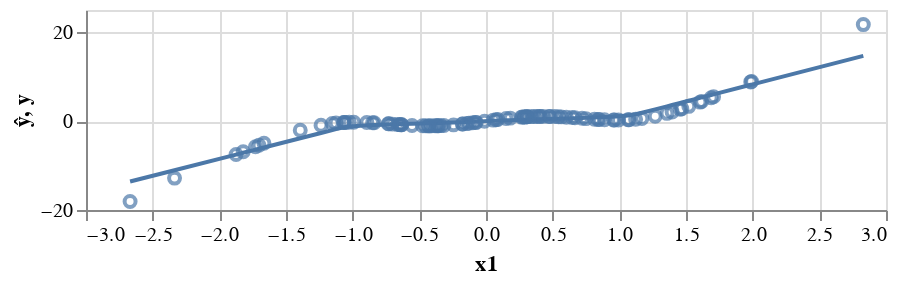

Write notebook code for a chart like this one.
### Code cell
preds = pd.DataFrame({'ŷ':my_model(x).detach().numpy()[:,0], 'y':y[:,0], 'x1':x[:,0]})
(alt.Chart(preds, height=100).mark_line().encode(x='x1', y='ŷ') + 
alt.Chart(preds).mark_point().encode(x='x1', y='y'))

### Figure 1 — Vega-Lite specification as saved in the notebook (floating-point values rounded to 4 significant figures)
{"$schema": "https://vega.github.io/schema/vega-lite/v3.4.0.json", "config": {"mark": {"tooltip": null}, "view": {"height": 300, "width": 400}}, "data": {"name": "data-3c794990c7c5c83db33c2a38e2c3e986"}, "datasets": {"data-3c794990c7c5c83db33c2a38e2c3e986": [{"x1": -0.1287, "y": -0.4944, "ŷ": -0.1775}, {"x1": -0.2436, "y": -0.8418, "ŷ": -0.3044}, {"x1": -1.125, "y": -0.4457, "ŷ": -1.808}, {"x1": -0.6639, "y": -0.7596, "ŷ": -0.6815}, {"x1": 0.08821, "y": 0.3463, "ŷ": 0.101}, {"x1": 1.122, "y": 0.4379, "ŷ": 1.544}, {"x1": -0.8503, "y": -0.3581, "ŷ": -0.8829}, {"x1": 1.707, "y": 5.49, "ŷ": 6.02}, {"x1": 0.07549, "y": 0.2978, "ŷ": 0.08654}, {"x1": -0.1743, "y": -0.6475, "ŷ": -0.2351}, {"x1": -1.393, "y": -2.052, "ŷ": -3.86}, {"x1": -0.9914, "y": -0.2405, "ŷ": -1.13}, {"x1": 1.457, "y": 2.65, "ŷ": 4.09}, {"x1": 0.4071, "y": 1.066, "ŷ": 0.4278}, {"x1": -0.3617, "y": -1.04, "ŷ": -0.4191}, {"x1": 0.544, "y": 0.9834, "ŷ": 0.5505}, {"x1": 1.396, "y": 2.073, "ŷ": 3.619}, {"x1": 0.5649, "y": 0.9522, "ŷ": 0.5693}, {"x1": -0.4308, "y": -1.068, "ŷ": -0.4791}, {"x1": -1.702, "y": -5.437, "ŷ": -6.223}, {"x1": 0.472, "y": 1.055, "ŷ": 0.486}, {"x1": -0.3702, "y": -1.047, "ŷ": -0.4266}, {"x1": 0.956, "y": 0.2431, "ŷ": 1.008}, {"x1": 1.689, "y": 5.272, "ŷ": 5.882}, {"x1": 0.3827, "y": 1.055, "ŷ": 0.4059}, {"x1": -1.065, "y": -0.308, "ŷ": -1.363}, {"x1": -1.053, "y": -0.2906, "ŷ": -1.31}, {"x1": 0.9938, "y": 0.2412, "ŷ": 1.073}, {"x1": 0.7495, "y": 0.5642, "ŷ": 0.733}, {"x1": 0.8887, "y": 0.3004, "ŷ": 0.9113}, {"x1": -0.4106, "y": -1.067, "ŷ": -0.4617}, {"x1": 0.288, "y": 0.9374, "ŷ": 0.3144}, {"x1": 0.8134, "y": 0.4265, "ŷ": 0.8082}, {"x1": 0.6674, "y": 0.752, "ŷ": 0.6612}, {"x1": 0.3101, "y": 0.9758, "ŷ": 0.3361}, {"x1": 0.2737, "y": 0.9094, "ŷ": 0.2993}, {"x1": 0.9642, "y": 0.2406, "ŷ": 1.022}, {"x1": 1.169, "y": 0.5994, "ŷ": 1.877}, {"x1": -0.1775, "y": -0.6575, "ŷ": -0.2391}, {"x1": -0.6475, "y": -0.7955, "ŷ": -0.6671}, {"x1": -0.3389, "y": -1.016, "ŷ": -0.3989}, {"x1": -1.237, "y": -0.9225, "ŷ": -2.669}, {"x1": -0.01115, "y": -0.0446, "ŷ": -0.01966}, {"x1": 0.6464, "y": 0.7979, "ŷ": 0.6424}, {"x1": -0.7015, "y": -0.6745, "ŷ": -0.7154}, {"x1": -0.4529, "y": -1.064, "ŷ": -0.4983}, {"x1": -1.152, "y": -0.536, "ŷ": -2.02}, {"x1": -1.821, "y": -6.882, "ŷ": -7.127}, {"x1": 1.357, "y": 1.746, "ŷ": 3.323}, {"x1": -0.07332, "y": -0.2895, "ŷ": -0.1031}, {"x1": -0.632, "y": -0.8282, "ŷ": -0.6537}, {"x1": 0.1507, "y": 0.5703, "ŷ": 0.1701}, {"x1": -0.3153, "y": -0.9837, "ŷ": -0.3762}, {"x1": -0.6334, "y": -0.8252, "ŷ": -0.6549}, {"x1": 1.605, "y": 4.275, "ŷ": 5.237}, {"x1": 1.073, "y": 0.3232, "ŷ": 1.292}, {"x1": 0.401, "y": 1.064, "ŷ": 0.4222}, {"x1": -0.09946, "y": -0.3884, "ŷ": -0.1382}, {"x1": 0.358, "y": 1.036, "ŷ": 0.3825}, {"x1": 1.992, "y": 8.899, "ŷ": 8.221}, {"x1": 1.521, "y": 3.321, "ŷ": 4.587}, {"x1": 0.5152, "y": 1.019, "ŷ": 0.5247}, {"x1": 0.6028, "y": 0.8862, "ŷ": 0.6033}, {"x1": 0.3372, "y": 1.014, "ŷ": 0.3623}, {"x1": -0.733, "y": -0.6019, "ŷ": -0.7438}, {"x1": -1.665, "y": -4.987, "ŷ": -5.939}, {"x1": 0.304, "y": 0.9659, "ŷ": 0.3302}, {"x1": 0.266, "y": 0.8932, "ŷ": 0.2911}, {"x1": 1.065, "y": 0.3092, "ŷ": 1.263}, {"x1": 0.8401, "y": 0.3759, "ŷ": 0.8448}, {"x1": -2.336, "y": -12.83, "ŷ": -11.05}, {"x1": 0.1819, "y": 0.6711, "ŷ": 0.2032}, {"x1": 0.0547, "y": 0.2172, "ŷ": 0.06163}, {"x1": 0.4294, "y": 1.068, "ŷ": 0.4477}, {"x1": -0.4264, "y": -1.068, "ŷ": -0.4754}, {"x1": -0.8941, "y": -0.2935, "ŷ": -0.9507}, {"x1": -2.669, "y": -18.07, "ŷ": -13.6}, {"x1": -1.729, "y": -5.757, "ŷ": -6.423}, {"x1": 1.985, "y": 8.822, "ŷ": 8.169}, {"x1": -0.7281, "y": -0.6132, "ŷ": -0.7394}, {"x1": -0.1417, "y": -0.5397, "ŷ": -0.1946}, {"x1": 0.3092, "y": 0.9742, "ŷ": 0.3351}, {"x1": -0.5548, "y": -0.9678, "ŷ": -0.5867}, {"x1": 0.8496, "y": 0.3592, "ŷ": 0.8578}, {"x1": 1.269, "y": 1.109, "ŷ": 2.643}, {"x1": -0.8387, "y": -0.3783, "ŷ": -0.865}, {"x1": -0.3544, "y": -1.033, "ŷ": -0.4126}, {"x1": 1.617, "y": 4.414, "ŷ": 5.329}, {"x1": -1.067, "y": -0.3113, "ŷ": -1.373}, {"x1": -0.07966, "y": -0.3138, "ŷ": -0.1116}, {"x1": -0.3822, "y": -1.055, "ŷ": -0.437}, {"x1": 0.4813, "y": 1.049, "ŷ": 0.4943}, {"x1": -0.6438, "y": -0.8034, "ŷ": -0.6639}, {"x1": 0.7203, "y": 0.6311, "ŷ": 0.7076}, {"x1": -1.026, "y": -0.2591, "ŷ": -1.223}, {"x1": -1.874, "y": -7.522, "ŷ": -7.533}, {"x1": 0.2901, "y": 0.9413, "ŷ": 0.3166}, {"x1": -0.4756, "y": -1.053, "ŷ": -0.518}, {"x1": 2.83, "y": 21.71, "ŷ": 14.69}, {"x1": 1.469, "y": 2.772, "ŷ": 4.184}]}, "layer": [{"encoding": {"x": {"field": "x1", "type": "quantitative"}, "y": {"field": "ŷ", "type": "quantitative"}}, "height": 100, "mark": "line"}, {"encoding": {"x": {"field": "x1", "type": "quantitative"}, "y": {"field": "y", "type": "quantitative"}}, "mark": "point"}]}
